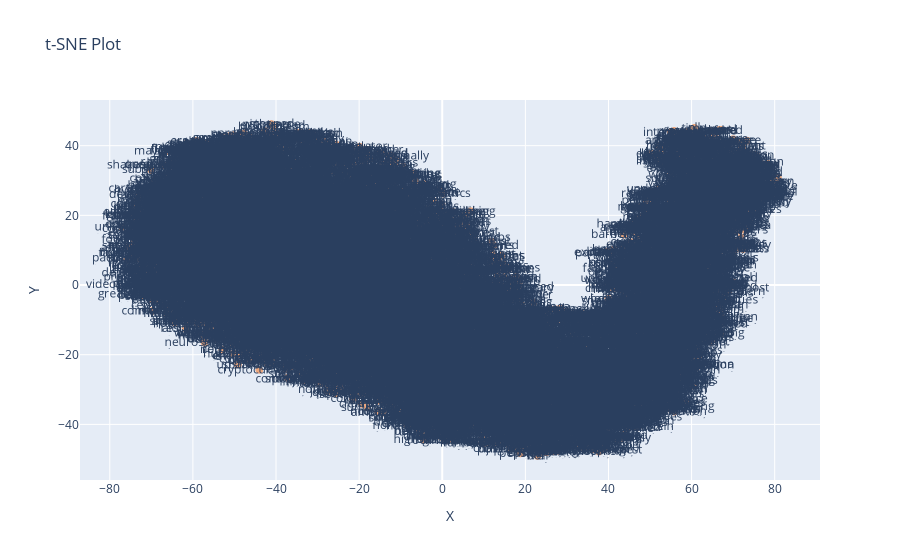

Write notebook code for a chart like this one.
### Markdown cell above
## t-SNE Plot

### Code cell
vocab = list(model.wv.index_to_key)
vectors = np.array([model.wv[word] for word in vocab])

tsne_model = TSNE(n_components=2, random_state=42)
tsne_vectors = tsne_model.fit_transform(vectors)

tsne_df = pd.DataFrame(tsne_vectors, columns=['X', 'Y'])
tsne_df['Word'] = vocab

fig_tsne = px.scatter(tsne_df, x='X', y='Y', text='Word', title='t-SNE Plot')
fig_tsne.update_traces(marker=dict(size=8),marker_color=orange)

fig_tsne.show()

### Figure 1 — Plotly figure (JSON) as saved in the notebook; plotly's stock layout.template omitted (floating-point values rounded to 4 significant figures; data arrays with more than 128 entries replaced by an {"elided": "..."} marker saying what was removed)
{"data": [{"hovertemplate": "X=%{x}<br>Y=%{y}<br>Word=%{text}<extra></extra>", "legendgroup": "", "marker": {"color": "#ECA87F", "size": 8, "symbol": "circle"}, "mode": "markers+text", "name": "", "showlegend": false, "text": {"elided": "12931 str values"}, "type": "scattergl", "x": {"elided": "12931 float values"}, "xaxis": "x", "y": {"elided": "12931 float values"}, "yaxis": "y"}], "layout": {"legend": {"tracegroupgap": 0}, "title": {"text": "t-SNE Plot"}, "xaxis": {"anchor": "y", "domain": [0, 1], "title": {"text": "X"}}, "yaxis": {"anchor": "x", "domain": [0, 1], "title": {"text": "Y"}}}}
